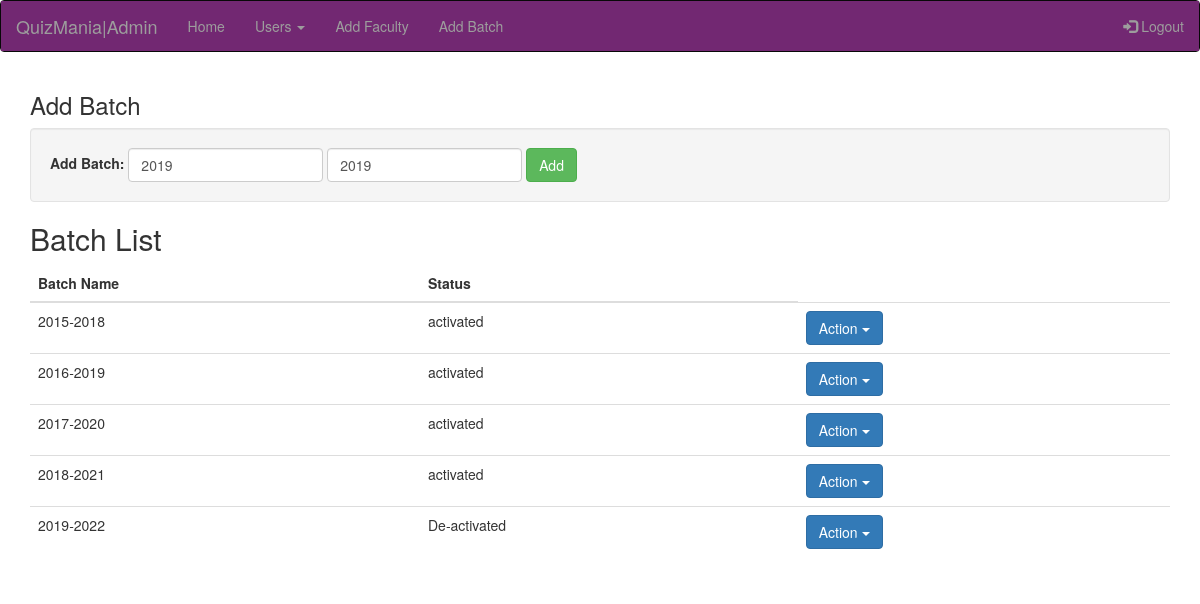
The app's page /admin/addbatch.php (signed in) with its own data.
### tables this page shows
CREATE TABLE IF NOT EXISTS `batch` (
  `batchid` int(10) NOT NULL AUTO_INCREMENT,
  `batchname` varchar(25) NOT NULL,
  `status` varchar(20) NOT NULL DEFAULT 'activated',
  PRIMARY KEY (`batchid`)
);

### admin/function/viewbatch.php (called while the page is built, shortened)
<?php
	function view_batch($type,$conn)
	{
		if($_SESSION['type']=='admin')
		{
			$sql="SELECT * FROM `batch`";
			$result=$conn->query($sql);
		}
		return $result;
	}
?>

### admin/addbatch.php (the view, shortened to what this page needs)
<?php
  require '../function/connection.php';
  require 'function/viewbatch.php';
  $result=view_batch('admin',$conn);
?>
<!DOCTYPE html>
<html lang="en">
<head>
  <link rel="stylesheet" href="https://maxcdn.bootstrapcdn.com/bootstrap/3.3.7/css/bootstrap.min.css">
    <link rel="stylesheet" type="text/css" href="admin.css">
    <link href="https://www.jqueryscript.net/css/jquerysctipttop.css" rel="stylesheet" type="text/css">
    <link rel="stylesheet" href="yearpicker.css">
</head>
<body>
<nav class="navbar navbar-inverse">
  <div class="container-fluid">
    <div class="navbar-header">
      <a class="navbar-brand" href="#">QuizMania|Admin</a>
    </div>
    <ul class="nav navbar-nav">
      <li class=""><a href="admin.php">Home</a></li>
      <li class="dropdown"><a class="dropdown-toggle" data-toggle="dropdown" href="#">Users <span class="caret"></span></a>
      </li>
      <li><a href="addfaculty.php">Add Faculty</a></li>
      <li><a href="addbatch.php">Add Batch</a></li>
    </ul>
    <ul class="nav navbar-nav navbar-right">
      <li><a href="../function/logout.php"><span class="glyphicon glyphicon-log-in"></span> Logout</a></li>
    </ul>
  </div>
</nav>
<div class="container">
  <h3>Add Batch</h3>
  <form class="form-inline" method="POST" action="function/addbatch.php">
    <div class="well">
    <div class="form-group">
      <label for="addbatch">Add Batch:</label>
      <input type="text" name="start_year" class="yearpicker form-control" placeholder="Start year" id="batch" required>
      <input type="text" name="end_year" class="yearpicker form-control" placeholder="End Year" id="batch" required>
    </div>
    <button type="submit" class="btn btn-success">Add</button>
  </form></div>
  <h2>Batch List</h2>
  <table class="table table-hover">
    <thead>
      <tr>
        <th>Batch Name</th>
        <th>Status</th>
      </tr>
    <tbody>
      <?php
        while($row=$result->fetch_assoc())
          {
            echo "<tr>";
            echo "<td>".$row['batchname']."</td>";
            echo "<td>".$row['status'];
             echo '<td><div class="btn-group">
                  <button type="button" class="btn btn-primary dropdown-toggle" data-toggle="dropdown">
                  Action <span class="caret"></span></button>
                  <ul class="dropdown-menu" role="menu">
                    <li><a href="function/batchstatus.php?type=admin&id='.$row["batchid"].'&status=activated">Active</a></li>
                    <li><a href="function/batchstatus.php?type=admin&id='.$row["batchid"].'&status=De-activated">De-Active</a></li>
                  </ul>
                </div></td>';
            echo "</tr>";
          }
       ?>
    </tbody>
  </table>
</body>
</html>

### admin/admin.css (style rules this page uses)
.container-fluid { background-color:#722872; }

### admin/yearpicker.css (style rules this page uses)
:root { --background-color: #fff; --border-color: #ccc; --text-color: #555; --selected-text-color: #C0392B; --hover-background-color: #eee; }

### records on screen
batch: batchname "2015-2018", status "activated"
batch: batchname "2016-2019", status "activated"
batch: batchname "2017-2020", status "activated"
batch: batchname "2018-2021", status "activated"
batch: batchname "2019-2022", status "De-activated"
